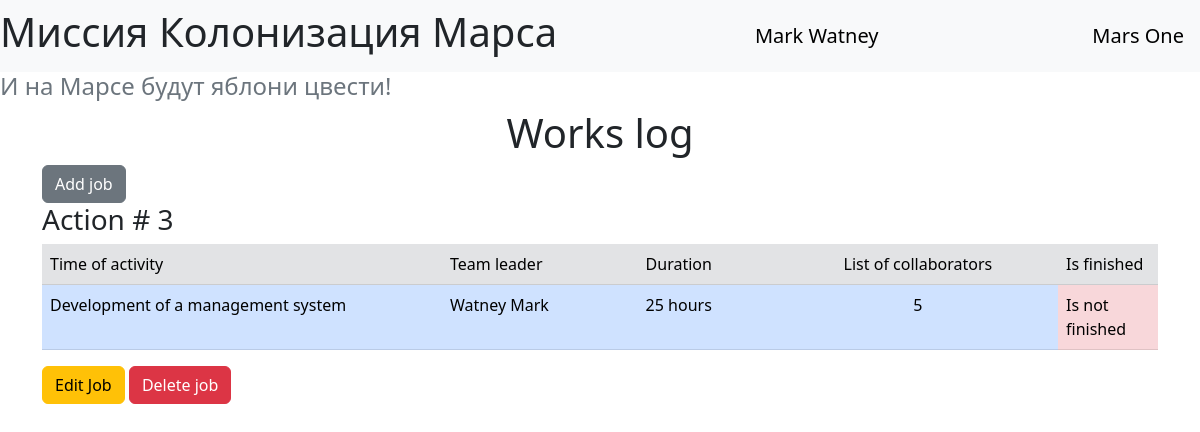
Screenshot of / (signed in) with the database file from the repository.
### data/users.py (models this page shows, shortened)
class User(SqlAlchemyBase, UserMixin, SerializerMixin):
    __tablename__ = 'users'
    id = sqlalchemy.Column(sqlalchemy.Integer, primary_key=True, autoincrement=True)
    surname = sqlalchemy.Column(sqlalchemy.String, nullable=True)
    name = sqlalchemy.Column(sqlalchemy.String, nullable=True)
    age = sqlalchemy.Column(sqlalchemy.Integer, nullable=True)
    position = sqlalchemy.Column(sqlalchemy.String, nullable=True)
    speciality = sqlalchemy.Column(sqlalchemy.String, nullable=True)
    address = sqlalchemy.Column(sqlalchemy.String, nullable=True)
    email = sqlalchemy.Column(sqlalchemy.String, index=True, unique=True, nullable=True)
    hashed_password = sqlalchemy.Column(sqlalchemy.String, nullable=True)
    modified_date = sqlalchemy.Column(sqlalchemy.DateTime)
    jobs = orm.relationship("Jobs", back_populates='user')
    departments = orm.relationship("Department", back_populates='user')

### data/jobs.py (models this page shows, shortened)
class Jobs(SqlAlchemyBase, SerializerMixin):
    __tablename__ = 'jobs'
    id = sqlalchemy.Column(sqlalchemy.Integer, primary_key=True, autoincrement=True)
    team_leader = sqlalchemy.Column(sqlalchemy.Integer, sqlalchemy.ForeignKey("users.id"))
    job = sqlalchemy.Column(sqlalchemy.String, nullable=True)
    work_size = sqlalchemy.Column(sqlalchemy.Integer, nullable=True)
    collaborators = sqlalchemy.Column(sqlalchemy.String, nullable=True)
    start_date = sqlalchemy.Column(sqlalchemy.DateTime, default=datetime.datetime.now)
    end_date = sqlalchemy.Column(sqlalchemy.DateTime)
    is_finished = sqlalchemy.Column(sqlalchemy.Boolean, default=False)
    user = orm.relationship('User')

### main.py (the view)
@app.route("/")
def index():
    db_sess = db_session.create_session()
    if current_user.is_authenticated:
        jobs = db_sess.query(Jobs).filter(Jobs.user == current_user)
    else:
        jobs = db_sess.query(Jobs)
    return render_template("index.html", title='Works log', jobs=jobs)

### data/db_session.py (called while the page is built)
def create_session() -> Session:
    global __factory
    return __factory()

### main.py (called while the page is built)
@login_manager.user_loader
def load_user(user_id):
    db_sess = db_session.create_session()
    return db_sess.query(User).get(user_id)

### templates/index.html
{% extends "base.html" %}
{% block content %}
<h1 class="text-center">Works log</h1>
{% if current_user.is_authenticated %}
    <a href="jobs" class="btn btn-secondary">Add job</a>
{% endif %}
{% for item in jobs%}
    <h3>Action # {{item.id}}</h3>
    <table class="table">
  <thead>
    <tr class="table-secondary">
      <td scope="col" width="400">Time of activity</td>
      <td scope="col">Team leader</td>
      <td scope="col">Duration</td>
      <td scope="col" class="text-center">List of collaborators</td>
      <td scope="col" width="100">Is finished</td>
    </tr>
  </thead>
  <tbody>
    <tr class="table-primary">
      <td scope="row">{{item.job}}</td>
      <td scope="row">{{item.user.surname}} {{item.user.name}}</td>
      <td scope="row">{{item.work_size}} hours</td>
      <td scope="row" class="text-center">{{item.collaborators}}</td>
      {% if item.is_finished == False %}
          <td scope="row" class="table-danger">Is not finished</td>
      {% else %}
          <td scope="row" class="table-danger">Is finished</td>
      {% endif %}
    </tr>
    </tbody>
</table>
{% if current_user.is_authenticated and current_user == item.user %}
    <div>
        <a href="/jobs/{{ item.id }}" class="btn btn-warning">
            Edit Job
        </a>
        <a href="/jobs_delete/{{ item.id }}" class="btn btn-danger">
            Delete job
        </a>
    </div>
{% endif %}
{% endfor %}
{% endblock %}

### templates/base.html (shortened to what this page needs)
<!doctype html>
<html lang="en">
<head>
    <link href="https://cdn.jsdelivr.net/npm/bootstrap@5.3.0/dist/css/bootstrap.min.css" rel="stylesheet"
>
</head>
<body>
    <header>
        <nav class="navbar navbar-light bg-light">
            <h1>Миссия Колонизация Марса</h1>
            {% if current_user.is_authenticated %}
                <a class="navbar-brand" href="/logout">{{ current_user.name }} {{ current_user.surname }}</a>
            {% else %}
                <p>
                    <a class="btn btn-primary " href="/register">Register</a>
                    <a class="btn btn-success" href="/login">Log in</a>
                </p>
            {% endif %}
            <a class="navbar-brand" href="#">Mars One</a>
        </nav>
    </header>
    <h4 class="text-secondary">И на Марсе будут яблони цвести!</h4>
    <main role="main" class="container">
        {% block content %}{% endblock %}
    </main>
</body>
</html>

### rows the page displays
User: name "Mark", surname "Watney"
Jobs: id "3", job "Development of a management system", user.surname "Watney", user.name "Mark", work_size "25", collaborators "5", is_finished "Is not finished"
